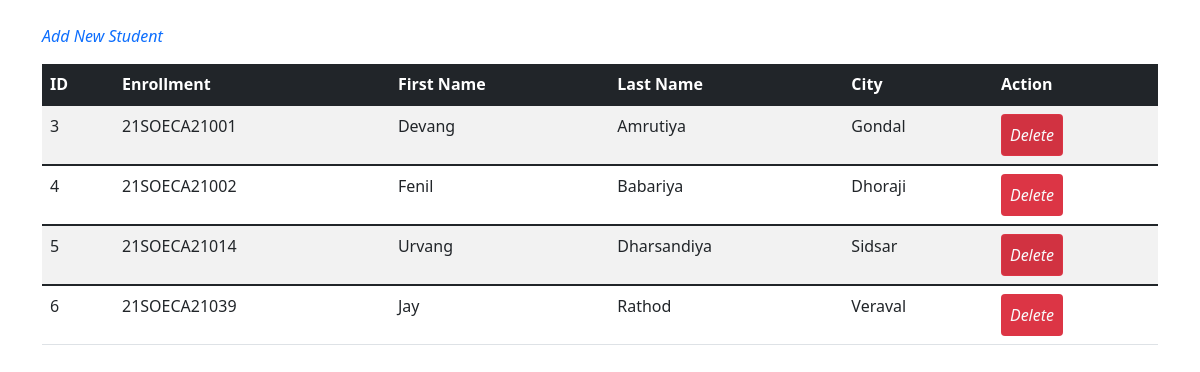
The page / on the database its author committed.
### tables this page shows
CREATE TABLE `student` (
  `id` int(11) NOT NULL,
  `enrollment` varchar(50) NOT NULL,
  `firstname` varchar(50) NOT NULL,
  `lastname` varchar(50) NOT NULL,
  `city` varchar(50) NOT NULL
);

### index.php (the view, shortened to what this page needs)
<?php
require 'db.php';
?>
<!DOCTYPE html>
<html lang="en">
<head>
    <link href="https://cdn.jsdelivr.net/npm/bootstrap@5.1.3/dist/css/bootstrap.min.css" rel="stylesheet">
</head>
<body>
	<div class="container mt-4">
        <a href="students-insert.php" >Add New Student</a>
    	<table class="table table-dark table-striped">
    		<thead>
        	<tr>
                    <th>ID</th>
                    <th>Enrollment</th>
                    <th>First Name</th>
                    <th>Last Name</th>
                    <th>City</th>
                    <th>Action</th>
            </tr>
            </thead>
			<tbody class="table">
            <?php
            $sql = "select * from student";
    		$result = $db->query($sql);
            while ($row = $result->fetch_assoc())
            {
            ?>
            <tr>
                    <td><?=$row['id']?></td>
                    <td><?=$row['enrollment']?></td>
                    <td><?=$row['firstname']?></td>
                    <td><?=$row['lastname']?></td>
                    <td><?=$row['city']?></td>
                    <td><a class="btn text-light bg-danger" onclick="return confirm('Do you want to delete the record?');" href="student-delete.php?id=<?=$row['id'];?>">Delete</a></td>
            </tr>
            <?php
            	}
            ?>
			</tbody>
    	</table>
</div>
</body>
</html>

### index.php (style rules this page uses)
a { text-decoration: dashed; font-style: oblique; }

### rows shown on the page
student: id "3", enrollment "21SOECA21001", firstname "Devang", lastname "Amrutiya", city "Gondal"
student: id "4", enrollment "21SOECA21002", firstname "Fenil", lastname "Babariya", city "Dhoraji"
student: id "5", enrollment "21SOECA21014", firstname "Urvang", lastname "Dharsandiya", city "Sidsar"
student: id "6", enrollment "21SOECA21039", firstname "Jay", lastname "Rathod", city "Veraval"
